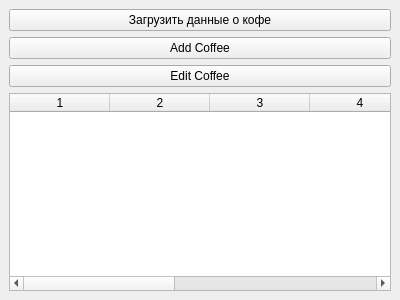
<?xml version="1.0" encoding="UTF-8"?>
<ui version="4.0">
 <class>CoffeeApp</class>
 <widget class="QMainWindow" name="CoffeeApp">
  <property name="geometry">
   <rect>
    <x>0</x>
    <y>0</y>
    <width>400</width>
    <height>300</height>
   </rect>
  </property>
  <property name="windowTitle">
   <string>Coffee App</string>
  </property>
  <widget class="QWidget" name="centralwidget">
   <layout class="QVBoxLayout" name="verticalLayout">
    <item>
     <widget class="QPushButton" name="loadDataButton">
      <property name="text">
       <string>Загрузить данные о кофе</string>
      </property>
     </widget>
    </item>
    <item>
     <widget class="QPushButton" name="addCoffeeButton">
      <property name="text">
       <string>Add Coffee</string>
      </property>
     </widget>
    </item>
    <item>
     <widget class="QPushButton" name="editCoffeeButton">
      <property name="text">
       <string>Edit Coffee</string>
      </property>
     </widget>
    </item>
    <item>
     <widget class="QTableWidget" name="tableWidget">
      <property name="rowCount">
       <number>0</number>
      </property>
      <property name="columnCount">
       <number>7</number>
      </property>
     </widget>
    </item>
   </layout>
  </widget>
 </widget>
</ui>
